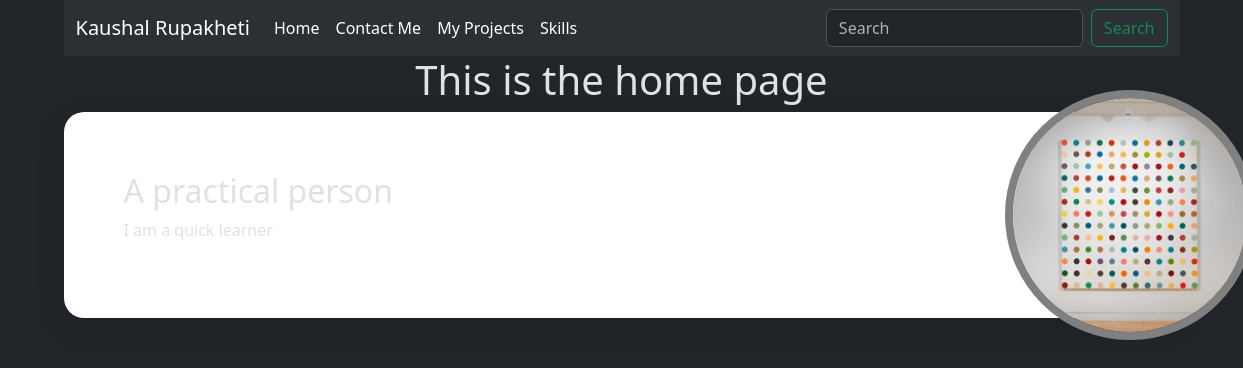
The app's page /portfolio_pages/, older data.
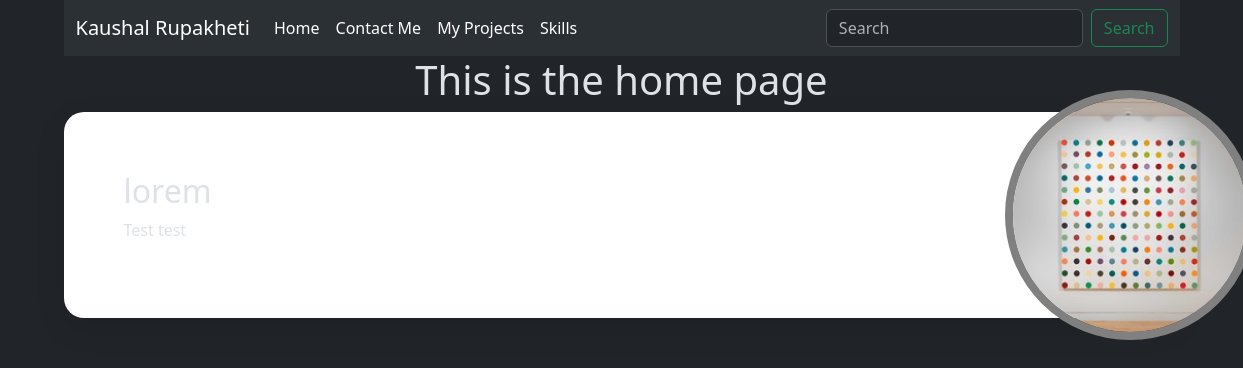
The same page, newer data.
### portfolio_pages/models.py (models this page shows, shortened)
class About_me(models.Model):
    title = models.CharField(max_length=100)
    content = models.TextField(max_length= 240)
    image = models.ImageField(upload_to='photos/', blank = True, null= True)
    created_at = models.DateTimeField(auto_now=True)
    updated_at = models.DateTimeField(auto_now=True)

### portfolio_pages/views.py (the view)
# urls.py: path("", views.index, name="index"),
def index(request):
    about = About_me.objects.first()
    return render(request, 'index.html', {"about": about})

### portfolio_pages/templates/index.html (shortened to what this page needs)
{% extends "layout.html" %}
{% load static %}
{% block content %}
<h1 class = "text-center">This is the home page</h1>
<section class="about-section">
    <div class="about-container">
        <div class="about-content">
            <h2>{{ about.title }}</h2>
            <p>{{ about.content }}</p>
        </div>
        <div class="about-image">
            <img src="{{ about.image.url }}" alt="{{ about.title }}">
        </div>
    </div>
</section>
{% endblock  %}

### templates/layout.html (shortened to what this page needs)
{% load static %}
<!DOCTYPE html>
<html lang="en" data-bs-theme="dark">
<head>
    <link href="https://cdn.jsdelivr.net/npm/bootstrap@5.3.8/dist/css/bootstrap.min.css" rel="stylesheet">
    <link rel="stylesheet" href="{% static 'style.css' %}">
    </head>
<body>
    <div class = "container">
        <nav class="navbar navbar-expand-lg bg-body-tertiary">
  <div class="container-fluid">
    <a class="navbar-brand" href="{% url 'index' %}">Kaushal Rupakheti</a>
    <div class="collapse navbar-collapse" id="navbarSupportedContent">
      <ul class="navbar-nav me-auto mb-2 mb-lg-0">
        <li class="nav-item">
          <a class="nav-link active" aria-current="page" href="{% url 'index' %}">Home</a>
        </li>
        <li class="nav-item ">
          <a class="nav-link active" aria-current="page" href="{% url 'contact' %}">Contact Me</a>
        </li>
        <li class="nav-item">
          <a class="nav-link active" aria-current="page" href="{% url 'projects' %}">My Projects</a>
        </li>
        <li class="nav-item">
          <a class="nav-link active" aria-current="page" href="{% url 'skills' %}">Skills</a>
        </li>
      </ul>
      <form class="d-flex" role="search">
        <input class="form-control me-2" type="search" placeholder="Search" aria-label="Search"/>
        <button class="btn btn-outline-success" type="submit">Search</button>
      </form>
    </div>
  </div>
</nav>
        {% block content %}
        {% endblock %}
    </div>
</body>
</html>

### portfolio_pages/static/style.css (style rules this page uses)
.about-container { position: relative; max-width: 10000px; margin: auto; background: white; border-radius: 20px; padding: 60px; overflow: visible; box-shadow: 0 10px 30px rgba(0,0,0,0.1); }
.about-content { width: 100%; }
.about-image { position: absolute; right: -75px; top: 50%; transform: translateY(-50%); }
.about-image img { width: 250px; height: 250px; object-fit: cover; border-radius: 50%; border: 8px solid gray; }

Row changes from the older to the newer data that the page shows:
changed About_me: title "A practical person" → "lorem"; content "I am a quick learner" → "Test test"
